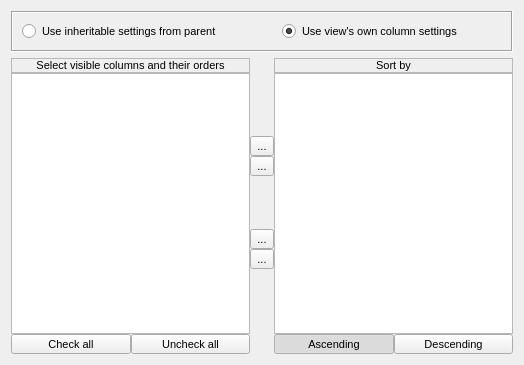
<?xml version="1.0" encoding="UTF-8"?>
<ui version="4.0">
 <class>ColumnsPropertiesWidget</class>
 <widget class="QWidget" name="ColumnsPropertiesWidget">
  <property name="geometry">
   <rect>
    <x>0</x>
    <y>0</y>
    <width>524</width>
    <height>365</height>
   </rect>
  </property>
  <property name="font">
   <font>
    <pointsize>8</pointsize>
   </font>
  </property>
  <property name="windowTitle">
   <string>Form</string>
  </property>
  <layout class="QVBoxLayout" name="verticalLayout_6">
   <item>
    <widget class="QFrame" name="frame">
     <property name="frameShape">
      <enum>QFrame::Box</enum>
     </property>
     <property name="frameShadow">
      <enum>QFrame::Sunken</enum>
     </property>
     <layout class="QHBoxLayout" name="horizontalLayout_5">
      <property name="spacing">
       <number>40</number>
      </property>
      <item>
       <widget class="QRadioButton" name="rbUseInheritable">
        <property name="text">
         <string>Use inheritable settings from parent</string>
        </property>
       </widget>
      </item>
      <item>
       <widget class="QRadioButton" name="rbUseOwnColumnSettings">
        <property name="text">
         <string>Use view's own column settings</string>
        </property>
        <property name="checked">
         <bool>true</bool>
        </property>
       </widget>
      </item>
     </layout>
    </widget>
   </item>
   <item>
    <layout class="QHBoxLayout" name="horizontalLayout_6">
     <property name="spacing">
      <number>0</number>
     </property>
     <item>
      <layout class="QVBoxLayout" name="verticalLayout">
       <property name="spacing">
        <number>0</number>
       </property>
       <item>
        <widget class="QFrame" name="frame_2">
         <property name="frameShape">
          <enum>QFrame::StyledPanel</enum>
         </property>
         <property name="frameShadow">
          <enum>QFrame::Raised</enum>
         </property>
         <layout class="QHBoxLayout" name="horizontalLayout_2">
          <property name="leftMargin">
           <number>0</number>
          </property>
          <property name="topMargin">
           <number>0</number>
          </property>
          <property name="rightMargin">
           <number>0</number>
          </property>
          <property name="bottomMargin">
           <number>0</number>
          </property>
          <item>
           <widget class="QLabel" name="label">
            <property name="text">
             <string>Select visible columns and their orders</string>
            </property>
            <property name="alignment">
             <set>Qt::AlignCenter</set>
            </property>
           </widget>
          </item>
         </layout>
        </widget>
       </item>
       <item>
        <widget class="QListWidget" name="listVisibleColumns"/>
       </item>
       <item>
        <layout class="QHBoxLayout" name="horizontalLayout">
         <property name="spacing">
          <number>0</number>
         </property>
         <item>
          <widget class="QToolButton" name="btnCheckAll">
           <property name="sizePolicy">
            <sizepolicy hsizetype="Expanding" vsizetype="Fixed">
             <horstretch>0</horstretch>
             <verstretch>0</verstretch>
            </sizepolicy>
           </property>
           <property name="text">
            <string>Check all</string>
           </property>
          </widget>
         </item>
         <item>
          <widget class="QToolButton" name="btnUncheckAll">
           <property name="sizePolicy">
            <sizepolicy hsizetype="Expanding" vsizetype="Fixed">
             <horstretch>0</horstretch>
             <verstretch>0</verstretch>
            </sizepolicy>
           </property>
           <property name="text">
            <string>Uncheck all</string>
           </property>
          </widget>
         </item>
        </layout>
       </item>
      </layout>
     </item>
     <item>
      <layout class="QVBoxLayout" name="verticalLayout_5">
       <item>
        <layout class="QVBoxLayout" name="verticalLayout_4">
         <property name="spacing">
          <number>0</number>
         </property>
         <property name="topMargin">
          <number>65</number>
         </property>
         <item>
          <widget class="QToolButton" name="btnRight">
           <property name="text">
            <string>...</string>
           </property>
           <property name="icon">
            <iconset resource="../../qHostMonitor.qrc">
             <normaloff>:/img/test/next.png</normaloff>:/img/test/next.png</iconset>
           </property>
           <property name="iconSize">
            <size>
             <width>16</width>
             <height>16</height>
            </size>
           </property>
          </widget>
         </item>
         <item>
          <widget class="QToolButton" name="btnLeft">
           <property name="text">
            <string>...</string>
           </property>
           <property name="icon">
            <iconset resource="../../qHostMonitor.qrc">
             <normaloff>:/img/test/previous.png</normaloff>:/img/test/previous.png</iconset>
           </property>
           <property name="iconSize">
            <size>
             <width>16</width>
             <height>16</height>
            </size>
           </property>
          </widget>
         </item>
        </layout>
       </item>
       <item>
        <spacer name="verticalSpacer">
         <property name="orientation">
          <enum>Qt::Vertical</enum>
         </property>
         <property name="sizeType">
          <enum>QSizePolicy::Fixed</enum>
         </property>
         <property name="sizeHint" stdset="0">
          <size>
           <width>20</width>
           <height>40</height>
          </size>
         </property>
        </spacer>
       </item>
       <item>
        <layout class="QVBoxLayout" name="verticalLayout_3">
         <property name="spacing">
          <number>0</number>
         </property>
         <property name="bottomMargin">
          <number>70</number>
         </property>
         <item>
          <widget class="QToolButton" name="btnUp">
           <property name="text">
            <string>...</string>
           </property>
           <property name="icon">
            <iconset resource="../../qHostMonitor.qrc">
             <normaloff>:/img/up.png</normaloff>:/img/up.png</iconset>
           </property>
           <property name="iconSize">
            <size>
             <width>16</width>
             <height>16</height>
            </size>
           </property>
          </widget>
         </item>
         <item>
          <widget class="QToolButton" name="btnDown">
           <property name="text">
            <string>...</string>
           </property>
           <property name="icon">
            <iconset resource="../../qHostMonitor.qrc">
             <normaloff>:/img/down.png</normaloff>:/img/down.png</iconset>
           </property>
           <property name="iconSize">
            <size>
             <width>16</width>
             <height>16</height>
            </size>
           </property>
          </widget>
         </item>
        </layout>
       </item>
      </layout>
     </item>
     <item>
      <layout class="QVBoxLayout" name="verticalLayout_2">
       <property name="spacing">
        <number>0</number>
       </property>
       <item>
        <widget class="QFrame" name="frame_3">
         <property name="frameShape">
          <enum>QFrame::StyledPanel</enum>
         </property>
         <property name="frameShadow">
          <enum>QFrame::Raised</enum>
         </property>
         <layout class="QHBoxLayout" name="horizontalLayout_3">
          <property name="leftMargin">
           <number>0</number>
          </property>
          <property name="topMargin">
           <number>0</number>
          </property>
          <property name="rightMargin">
           <number>0</number>
          </property>
          <property name="bottomMargin">
           <number>0</number>
          </property>
          <item>
           <widget class="QLabel" name="label_2">
            <property name="text">
             <string>Sort by</string>
            </property>
            <property name="alignment">
             <set>Qt::AlignCenter</set>
            </property>
           </widget>
          </item>
         </layout>
        </widget>
       </item>
       <item>
        <widget class="QListWidget" name="listSortBy"/>
       </item>
       <item>
        <layout class="QHBoxLayout" name="horizontalLayout_4">
         <property name="spacing">
          <number>0</number>
         </property>
         <item>
          <widget class="QToolButton" name="btnAscending">
           <property name="sizePolicy">
            <sizepolicy hsizetype="Expanding" vsizetype="Fixed">
             <horstretch>0</horstretch>
             <verstretch>0</verstretch>
            </sizepolicy>
           </property>
           <property name="text">
            <string>Ascending</string>
           </property>
           <property name="checkable">
            <bool>true</bool>
           </property>
           <property name="checked">
            <bool>true</bool>
           </property>
           <attribute name="buttonGroup">
            <string notr="true">btnGroupSort</string>
           </attribute>
          </widget>
         </item>
         <item>
          <widget class="QToolButton" name="btnDescending">
           <property name="sizePolicy">
            <sizepolicy hsizetype="Expanding" vsizetype="Fixed">
             <horstretch>0</horstretch>
             <verstretch>0</verstretch>
            </sizepolicy>
           </property>
           <property name="text">
            <string>Descending</string>
           </property>
           <property name="checkable">
            <bool>true</bool>
           </property>
           <attribute name="buttonGroup">
            <string notr="true">btnGroupSort</string>
           </attribute>
          </widget>
         </item>
        </layout>
       </item>
      </layout>
     </item>
    </layout>
   </item>
  </layout>
 </widget>
 <resources>
  <include location="../../qHostMonitor.qrc"/>
 </resources>
 <connections/>
 <buttongroups>
  <buttongroup name="btnGroupSort"/>
 </buttongroups>
</ui>
